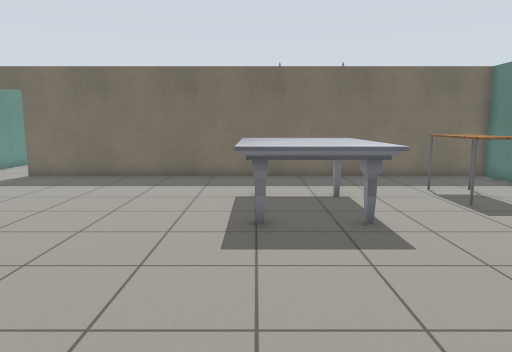
view 1 (above)

18 first-person views from a walk through a robot-simulator world made for Gazebo. The camera is 1.2 m above the floor, tilts 8° down and sees 70° across. Floor lines are 1 m apart. The floor is counted in squares, 0.5 m on a side. Each view is taken from the middle of a square. On the plan, view 1 faces up. The plan holds only what a view shows up to about 20 squares ahead; the rest is blank. The place goes on beyond the plan. The robots in the file are not drawn. Simple patterns stand in for the simulator's built-in surfaces. Simple shapes stand in for some stock models.

view 2
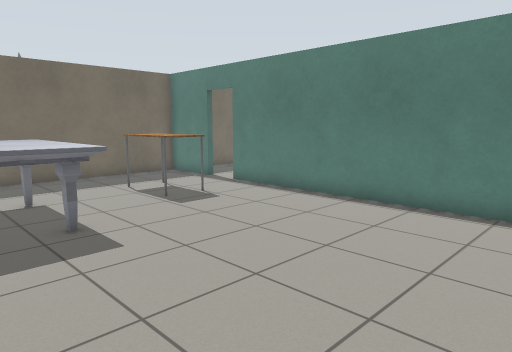

view 3
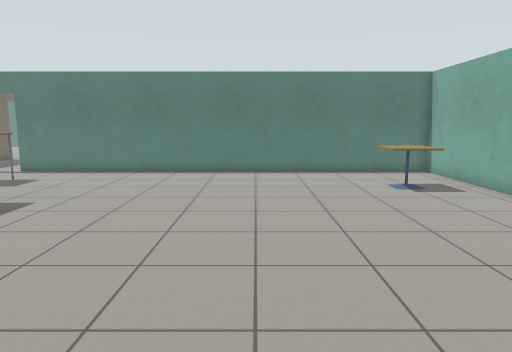

view 4
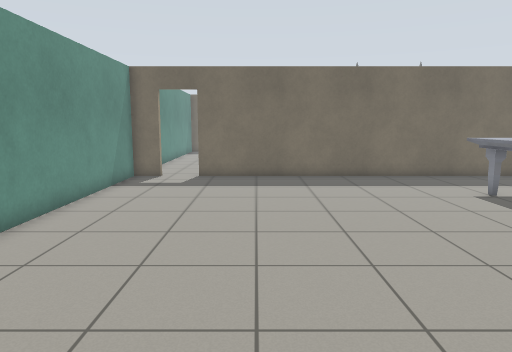

view 5
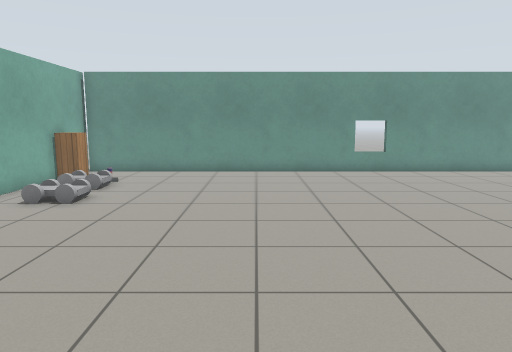

view 6
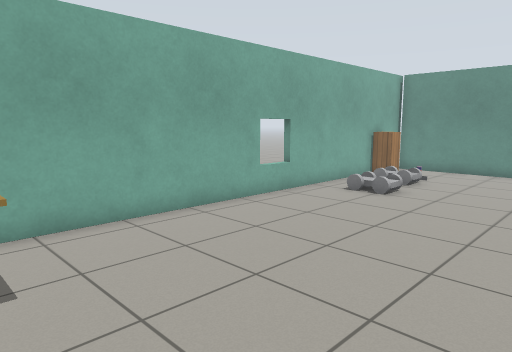

view 7
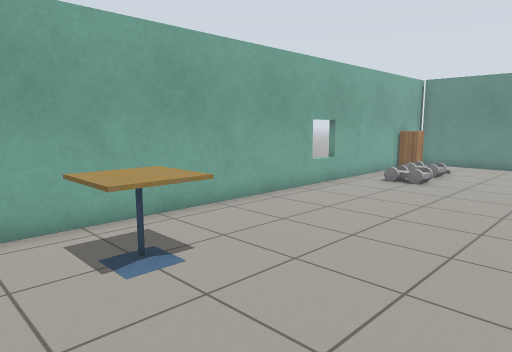

view 8
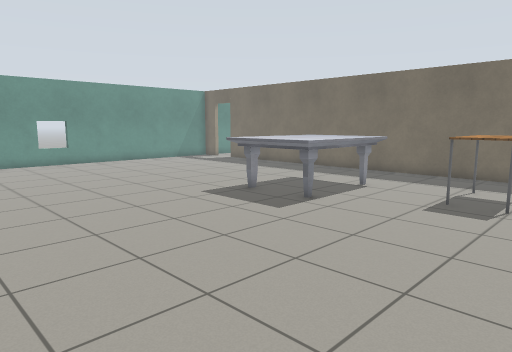

view 9
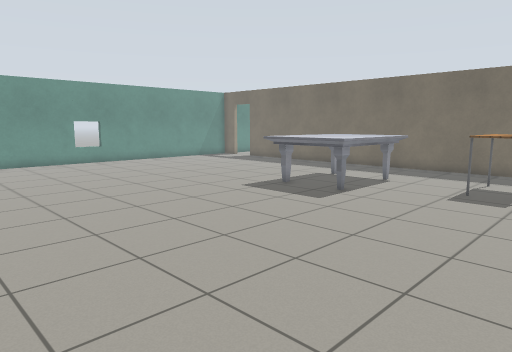

view 10
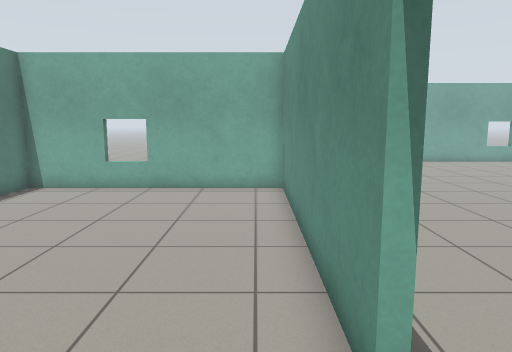

view 11
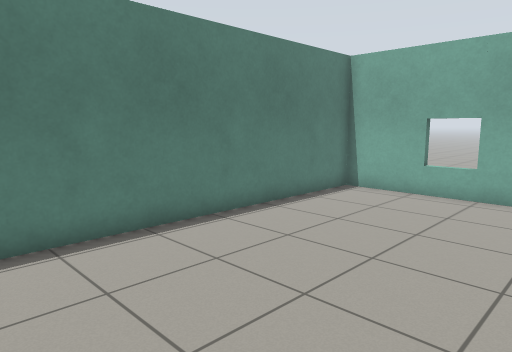

view 12
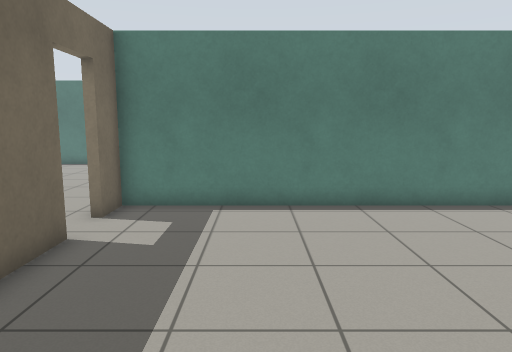

view 13
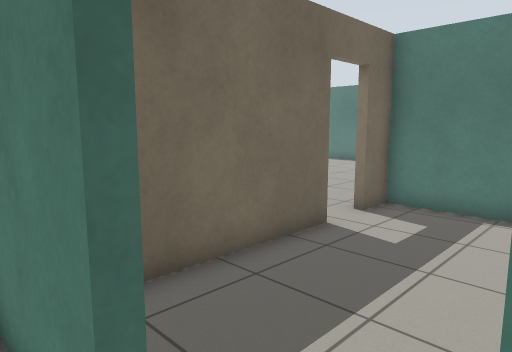

view 14
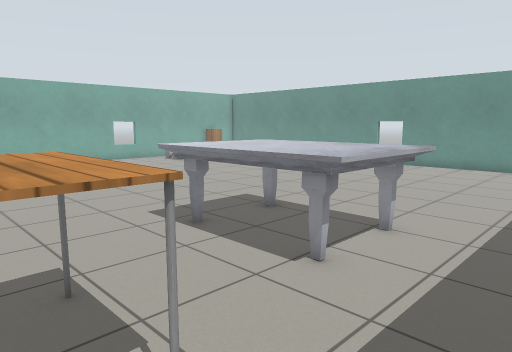

view 15
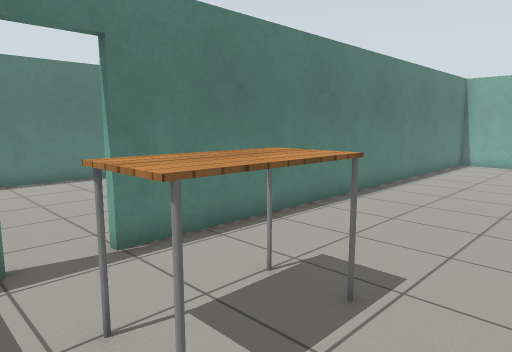

view 16
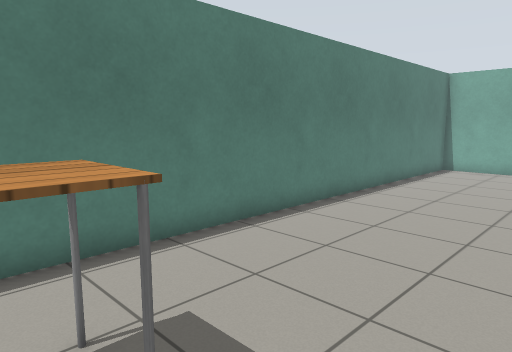

view 17
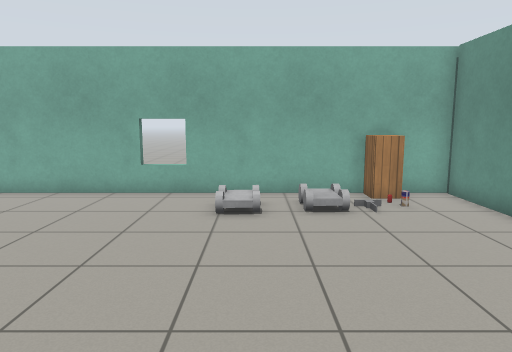

view 18
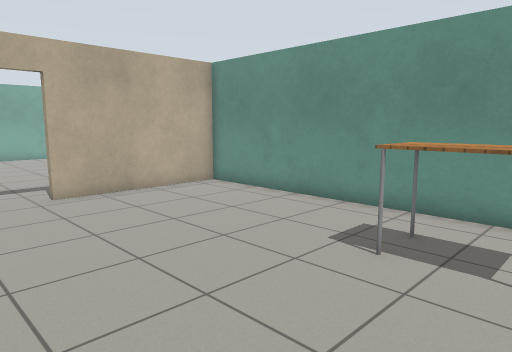

### Floor plan
Points are (right, up) in squares from view 1. A wall is a line through its corners. A room is listed if a view was taken in it or the views show most of it. See-through windows are left out.
Room 1 (views 1, 2, 3, 4, 5, 6, 7, 8, 9, 12, 13, 14, 15, 16, 17)
walls: (10.7, 13.9) (10.7, 17) (-10.7, 17); (-12.5, 17) (-13.7, 17) (-13.7, -8.6); (-14.1, -8.8) (10.7, -8.8) (10.7, 12.1)
ways out: open door at (11, 13) to room 2; open door at (-11.5, 17)
objects: cabinet (-12, -8) to (-11, -8); other object (-11, -7); car (-10, -7) to (-8, -6); car (-7, -7) to (-6, -6); marble table (0, 8) to (3, 13); cafe table (5, -7) to (7, -5); table (6, 11) to (8, 14)
Room 2 (views 10, 11)
walls: (11, 12.1) (11, 1.2) (20.7, 1.2) (20.7, 17) (19.3, 17); (17.5, 17) (12.5, 17)
ways out: open door at (11, 13) to room 1; open door at (18.5, 17) to room 3
Room 3 (view 18)
walls: (11, 28.4) (11, 17.3) (17.5, 17.3)
ways out: open door at (18.5, 17) to room 2
objects: table (13, 27) to (15, 29)

Where each view was taken, in squares from view 1:
view 1: 0 up, 0 right, facing up
view 2: 0 up, 0 right, facing up-right
view 3: 0 up, 8 left, facing right
view 4: 0 up, 8 left, facing up
view 5: 0 up, 5 right, facing left
view 6: 0 up, 6 right, facing down-left
view 7: 0 up, 9 right, facing down-left
view 8: 1 down, 10 right, facing up-left
view 9: 3 down, 10 right, facing up-left
view 10: 15 up, 12 right, facing down
view 11: 14 up, 13 right, facing down-right
view 12: 13 up, 10 right, facing right
view 13: 12 up, 10 right, facing up-right
view 14: 16 up, 8 right, facing down-left
view 15: 15 up, 4 right, facing down-right
view 16: 12 up, 4 right, facing down-right
view 17: 4 up, 7 left, facing down
view 18: 30 up, 21 right, facing down-left
